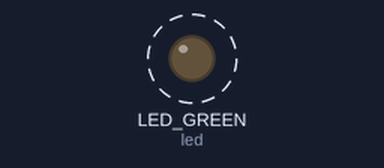
Recording of a program running on a simulated CircuitPython board. On the bench: output pins drawn as LEDs (lit = HIGH). Dashed ring = blinking.

Above: at 0.2 s.
Timing chart, 0 to 3.0 s (numbered marks = the images above):
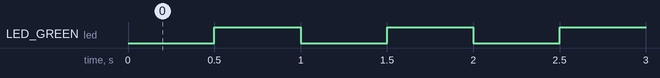

The program:

1_blink.py
```python
import board
from digitalio import DigitalInOut, Direction, Pull
import time

led = DigitalInOut(board.LED_GREEN)
led.direction = Direction.OUTPUT

while True:
    led.value = False   # LED on
    time.sleep(0.5)
    led.value = True    # LED off
    time.sleep(0.5)
```

Measured:
- by itself, LED_GREEN (led): alternates HIGH for 0.50 s and LOW for 0.50 s
